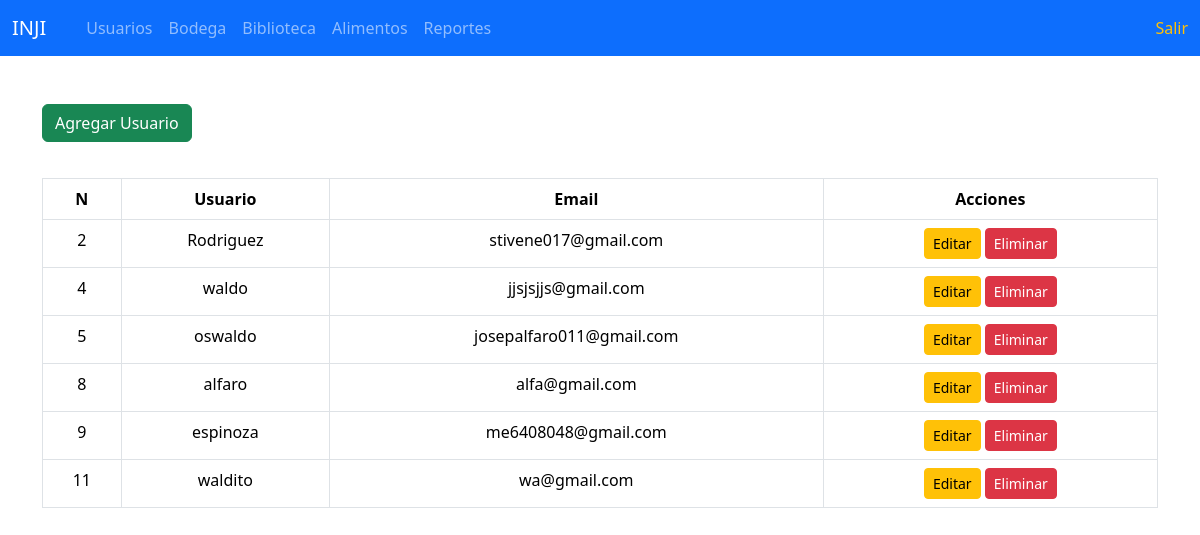
Page /usuarios/usuario.php (signed in) on the committed database.
### tables this page shows
CREATE TABLE `usuarios` (
  `idusuario` int NOT NULL,
  `usuario` varchar(50) NOT NULL,
  `passw` varchar(255) NOT NULL,
  `tipo` int NOT NULL,
  `estado` varchar(50) NOT NULL DEFAULT 'activo',
  `email` varchar(255) NOT NULL
);

### usuarios/usuario.php (the view, shortened to what this page needs)
<?php
include '../header.php';
include '../conexion.php';
$sql = "SELECT * FROM usuarios";
$stmt = $conexion->prepare($sql);
$stmt->execute();
$usuarios = $stmt->get_result()->fetch_all(MYSQLI_ASSOC);
?>
<!DOCTYPE html>
<html lang="en">
<head>
    <link rel="stylesheet" href="https://cdnjs.cloudflare.com/ajax/libs/alertify.js/1.13.1/alertify.min.css" />
    <link rel="stylesheet" href="https://cdnjs.cloudflare.com/ajax/libs/alertify.js/1.13.1/themes/default.min.css" />
    <link href="https://cdn.jsdelivr.net/npm/bootstrap@5.3.3/dist/css/bootstrap.min.css" rel="stylesheet">
</head>
<body>
<div class="container mt-5">
<a href="#" class="btn btn-success mb-3" data-bs-toggle="modal" data-bs-target="#ModalRegUsuario">
        <i class="fa-solid fa-user-plus"></i> Agregar Usuario
    </a>
    <table class="table table-hover table-bordered text-center" style="margin-top: 20px;">
    <thead class="bg-info text-white">
        <tr>
            <th>N</th>
            <th>Usuario</th>
            <th>Email</th>
            <th colspan="2">Acciones</th>
        </tr>
    </thead>
    <tbody>
        <?php foreach ($usuarios as $row): ?>
            <tr>
                <td><?= $row["idusuario"] ?></td>
                <td><?= $row["usuario"] ?></td>
                <td><?= $row["email"] ?></td>
                <td>
                    <a href="#" class="btn btn-warning btn-sm" data-bs-toggle="modal" data-bs-target="#ModalEditUsuario"
                       data-id="<?= $row["idusuario"] ?>" data-usuario="<?= $row["usuario"] ?>"
                       data-email="<?= $row["email"] ?>" data-tipo="<?= $row["tipo"] ?>">
                       <i class="fa-solid fa-edit"></i> Editar
                    </a>
                    <a href="#" class="btn btn-danger btn-sm" onclick="confirmDelete(<?= $row['idusuario'] ?>)">
                        <i class="fa-solid fa-trash"></i> Eliminar
                    </a>
                </td>
            </tr>
        <?php endforeach; ?>
    </tbody>
</table>
</div>
</body>
</html>

### header.php (shortened to what this page needs)
<?php
$tipo = isset($_SESSION['tipo_usuario'])
       ? ucfirst(strtolower($_SESSION['tipo_usuario']))
       : '';
$isAdmin    = $tipo === 'Administrador';
$isBodega   = $tipo === 'Bodega';
$isBiblio   = $tipo === 'Biblioteca';
$isAlimentos= $tipo === 'Alimentos';
?>
<!DOCTYPE html>
<html lang="es">
<head>
  <link href="https://cdn.jsdelivr.net/npm/bootstrap@5.3.3/dist/css/bootstrap.min.css" rel="stylesheet">
</head>
<body>
<nav class="navbar navbar-expand-lg bg-primary navbar-dark">
  <div class="container-fluid">
    <a class="navbar-brand" href="/inventarios/inicio.php">INJI</a>
    <div class="collapse navbar-collapse" id="navbarSupportedContent">
      <ul class="navbar-nav me-auto mb-2 mb-lg-0">
        <li class="nav-item">
          <a class="nav-link" href="/inventarios/perfil.php"></a>
        </li>
        <?php if ($isAdmin): ?>
          <li class="nav-item">
            <a class="nav-link" href="/inventarios/usuarios/usuario.php">Usuarios</a>
          </li>
        <?php endif; ?>
        <?php if ($isAdmin || $isBodega): ?>
        <li class="nav-item">
            <a class="nav-link" href="/inventarios/departamentos/bodega/bodega.php">Bodega</a>
        </li>
        <?php endif; ?>
        <?php if ($isAdmin || $isBiblio): ?>
        <li class="nav-item">
            <a class="nav-link" href="/inventarios/departamentos/biblioteca/biblioteca.php">Biblioteca</a>
        </li>
        <?php endif; ?>
        <?php if ($isAdmin || $isAlimentos): ?>
        <li class="nav-item">
            <a class="nav-link" href="/inventarios/departamentos/alimentos/alimentos.php">Alimentos</a>
        </li>
        <?php endif; ?>
        <?php if ($isAdmin): ?>
          <li class="nav-item">
            <a class="nav-link" href="/inventarios/reportes/reportes.php">Reportes</a>
          </li>
        <?php endif; ?>
      </ul>
        <a class="nav-link text-warning" href="/inventarios/salir.php">Salir</a>
    </div>
  </div>
</nav>
</body>
</html>

### rows in the picture
usuarios: idusuario "2", usuario "Rodriguez", email "stivene017@gmail.com"
usuarios: idusuario "4", usuario "waldo", email "jjsjsjjs@gmail.com"
usuarios: idusuario "5", usuario "oswaldo", email "josepalfaro011@gmail.com"
usuarios: idusuario "8", usuario "alfaro", email "alfa@gmail.com"
usuarios: idusuario "9", usuario "espinoza", email "me6408048@gmail.com"
usuarios: idusuario "11", usuario "waldito", email "wa@gmail.com"
